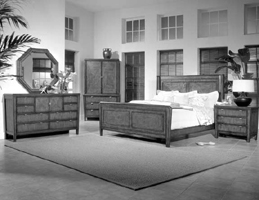
#> input picture HW5/hw5_data/train/Bedroom/image_0027.jpg, 259 x 200 px; its folder holds only this picture in this run
$ jupyter execute Tiny_KNN.ipynb   (shell and % lines are left out)
#> lines starting #> are read from the running program, lines starting #| are printed output that depends on the picture
 ##  1. Tiny images representation + nearest neighbor classifier
each image is resized to a small, fixed resolution (16x16). The tiny image is made to have zero mean and unit length
discards all of the high frequency image content and is not especially invariant to spatial or brightness shifts. We are using tiny images simply as a baseline.

[cell 1]
import numpy as np
import cv2
import os
import glob
from  matplotlib import pyplot as plt
import pdb
from collections import Counter

[cell 2]
class_label =  os.listdir(f'hw5_data/train/')
print(class_label)

[cell 3]
def standardize(image):
    mean = np.mean(image)
    std = np.std(image)
    image = (image-mean) / (std) # to avoid std = 0
    return image
def Tiny(path):
#> called with path = 'hw5_data/train/'
    label = []
    img = []
    for i in class_label:
        dir_path = os.path.join(path,i)
        files = glob.glob(dir_path+'/*.jpg')
        for j in files:
            label.append(i)
            image = cv2.imread(j,cv2.IMREAD_GRAYSCALE)
#> image is the input picture: shape (200, 259); min 0, max 255, mean 133.4
            # resize to 16x16
            image = cv2.resize(image, (16, 16))
            img.append(standardize(image).reshape(-1,1))
#> in standardize, `mean = np.mean(image)`: mean = 135
#> in standardize, `std = np.std(image)`: std = 48.22
    return label,img

[cell 4]
def KNN(k):
    correct = 0
    # calculate the distance with training data
    for i in range(len(test_img)):
        dist = []
        for j in range(len(train_img)):
            dist.append(np.linalg.norm(np.array(train_img[j])-np.array(test_img[i])))

        # sort distance in accending order
        # vote with k nearest neighbor
        candidate = np.argsort(dist,axis=0)[:k]
        if Counter(np.array(train_L)[candidate]).most_common(1)[0][0] == test_L[i]:
           correct +=1

    return correct/len(test_L)

[cell 5]
train_L, train_img = Tiny('hw5_data/train/')
#> train_L = ['Bedroom', 'Coast']; train_img = 2 items
test_L, test_img = Tiny('hw5_data/test/')
#> test_L = ['Bedroom', 'Coast']; test_img = 2 items

[cell 6]
result = [0]
K = 20
for i in range(1,K+1):
    result.append(KNN(i))
#> after the loop, result = [0, 1, 1, 1, 1, 1, 1, 1, 1, 1, 1, 1, 1, 1, 1, 1, 1, 1, 1, 1, 1]

[cell 7]
plt.plot(np.arange(0, K+1, step=1),result, marker='o')
plt.xticks(np.arange(0, K+1, step=1))
plt.title('Tiny+KNN')
plt.xlabel("number of voters(K)")
plt.ylabel("accuracy")
plt.tight_layout()
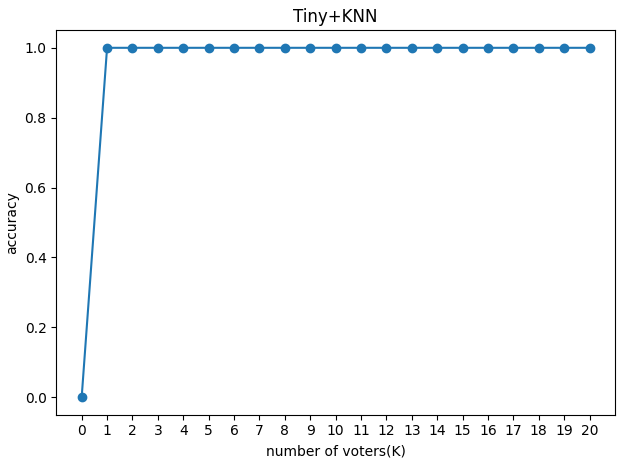
#> figure drawn by matplotlib, 1 panel; curve peaks at x = 1, y = 1
